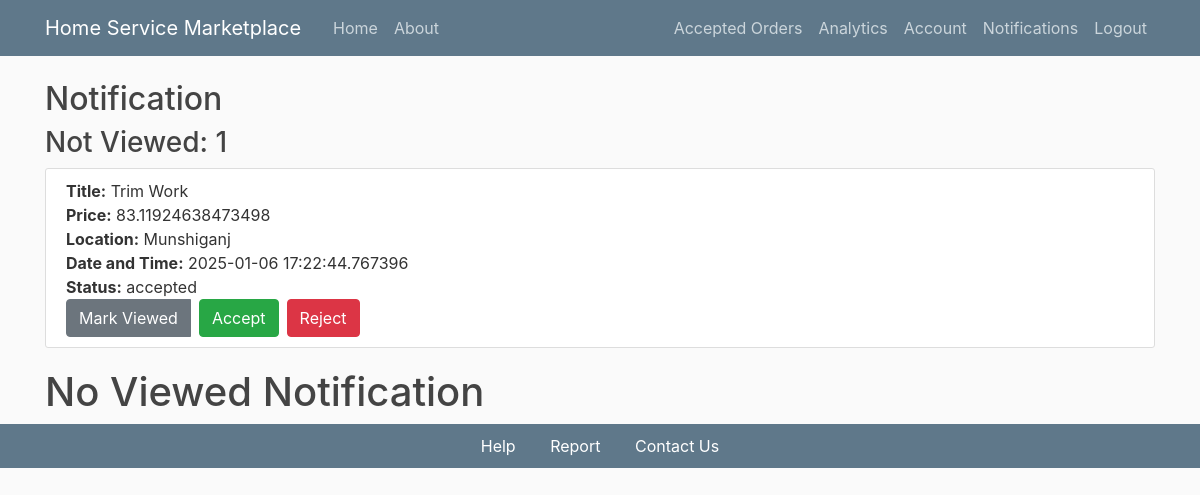
Page /notification (signed in) on the committed database.
### flaskapp/models.py (models this page shows, shortened)
class Order(db.Model):
    id = db.Column(db.Integer, primary_key=True)
    order_loc = db.Column(db.String(200), nullable=False)
    order_datetime = db.Column(db.DateTime, default=datetime.utcnow)
    status = db.Column(db.Enum(OrderStatus), nullable=False, default=OrderStatus.pending)
    review = db.Column(db.Text, nullable=True)
    rate = db.Column(db.Integer, nullable=True)
    price = db.Column(db.Float, nullable=False)
    notifications = db.Column(db.Enum(NotificationStatus), default=NotificationStatus.not_viewed)
    ser_id = db.Column(db.Integer, db.ForeignKey('service.id'), nullable=False)
    service = db.relationship('Service', backref='service_orders', lazy=True)  # Renamed backref
    customer_id = db.Column(db.Integer, db.ForeignKey('user.id'), nullable=False)
    service_provider_id = db.Column(db.Integer, db.ForeignKey('service_provider.id'), nullable=False)
    latitude = db.Column(db.Float)
    longitude = db.Column(db.Float)

class Service(db.Model):
    id = db.Column(db.Integer, primary_key=True)
    title = db.Column(db.String(100), nullable=False)
    description = db.Column(db.Text, nullable=False)
    date_posted = db.Column(db.DateTime, nullable=False, default=datetime.utcnow)
    user_id = db.Column(db.Integer, db.ForeignKey('user.id'), nullable=False)
    provider_id = db.Column(db.Integer, db.ForeignKey('service_provider.id'), nullable=False)
    ratings = db.Column(db.Integer, nullable=False)
    category_id = db.Column(db.Integer, db.ForeignKey('category.id'), nullable=False)
    duration = db.Column(db.Integer, nullable=False)
    ser_price = db.Column(db.Float, nullable=False)
    orders = db.relationship('Order', backref='linked_service', lazy=True)

### flaskapp/routes.py (the view)
@app.route('/notification')
def notification():
    checkprovider = ServiceProvider.query.filter_by(id = current_user.id).first()
    if checkprovider:
        note = (db.session.query(Order, Service).join(Service, Order.ser_id == Service.id).filter(Order.notifications == 'not_viewed', Order.service_provider_id == checkprovider.id).all())
        notes = [{
            'id': order.id,
            'price': order.price,
            'order_datetime': order.order_datetime,
            'status': order.status,
            'service_title': service.title,
            'loc' : order.order_loc,
        } for order, service in note]
        viewed = (db.session.query(Order, Service).join(Service, Order.ser_id == Service.id).filter(Order.notifications == 'viewed', Order.service_provider_id == checkprovider.id).all())
        views = [{
            'id': order.id,
            'price': order.price,
            'order_datetime': order.order_datetime,
            'status': order.status,
            'service_title': service.title,
            'loc' : order.order_loc,
        } for order, service in viewed]
        warning_notifications = Notification.query.filter(Notification.user_id == current_user.id, Notification.message.like('%warned%')).all()
    else:
        notes = None
        views = None
        warning_notifications = None
    refund_notifications = Notification.query.filter(Notification.user_id == current_user.id, Notification.message.like('%refunded%')).all()
    return render_template('notification.html', note = notes, viewed = views, refund_notifications=refund_notifications, warning_notifications=warning_notifications)

### flaskapp/models.py (called while the page is built)
@login_manager.user_loader
def load_user(user_id):
    return User.query.get(int(user_id))

    @property
    def is_service_provider(self):
        return ServiceProvider.query.filter_by(id=self.id).first() is not None

### flaskapp/templates/notification.html (shortened to what this page needs)
{% extends "layout.html" %}
{% block content %}
<h2>Notification</h2>
    {% if note %}
    <h3>Not Viewed: {{note | length}}</h3>
        {% for note in note %}
        <div class="content-section">
            <strong>Title:</strong> {{ note.service_title }} <br>
            <strong>Price:</strong> {{ note.price }} <br>
            <strong>Location:</strong> {{ note.loc}} <br>
            <strong>Date and Time:</strong> {{ note.order_datetime }} <br>
            <strong>Status:</strong> {{ note.status.value }} <br>
            <div class="btn-group" role="group" aria-label="Notification actions">
                <a href="{{ url_for('updateNotification', order_id = note.id) }}" class="btn btn-secondary mr-2">Mark Viewed</a>
                <form action="{{ url_for('acceptOrder', order_id = note.id) }}" method="POST" style="display: inline;">
                    <button type="submit" class="btn btn-success mr-2">Accept</button>
                </form>
                <form action="{{ url_for('rejectOrder', order_id = note.id) }}" method="POST" style="display: inline;">
                    <button type="submit" class="btn btn-danger">Reject</button>
                </form>
            </div>
        </div>
    {% endfor %}
    {% else %}
    <h1> No Unviewed Notification </h1>
    {% endif %}
    {% if viewed %}
    <h3>Viewed: {{viewed | length}}</h3>
        {% for view in viewed %}
        <div class="content-section">
            <strong>Title:</strong> {{ view.service_title }} <br>
            <strong>Price:</strong> {{ view.price }} <br>
            <strong>Location:</strong> {{ view.loc}} <br>
            <strong>Date and Time:</strong> {{ view.order_datetime }} <br>
            <strong>Status:</strong> {{ view.status.value }} <br>
            <div class="btn-group" role="group" aria-label="Notification actions">
                <a href="{{ url_for('updateNotification', order_id = view.id) }}" class="btn btn-secondary mr-2">Mark Unviewed</a>
            </div>
        </div>
    {% endfor %}
    {% else %}
    <h1> No Viewed Notification </h1>
    {% endif %}
{% endblock content %}

### flaskapp/static/main.css (style rules this page uses)
body { background: #fafafa; color: #333333; margin-top: 5rem; }
h1, h2, h3, h4, h5, h6 { color: #444444; }
.content-section { background: #ffffff; padding: 10px 20px; border: 1px solid #dddddd; border-radius: 3px; margin-bottom: 20px; }

### rows in the picture
Order: service_title "Trim Work", price "83.11924638473498", loc "Munshiganj", order_datetime "2025-01-06 17:22:44.767396", status.value "accepted"

### other values in the picture
{{ note | length }} "1"
